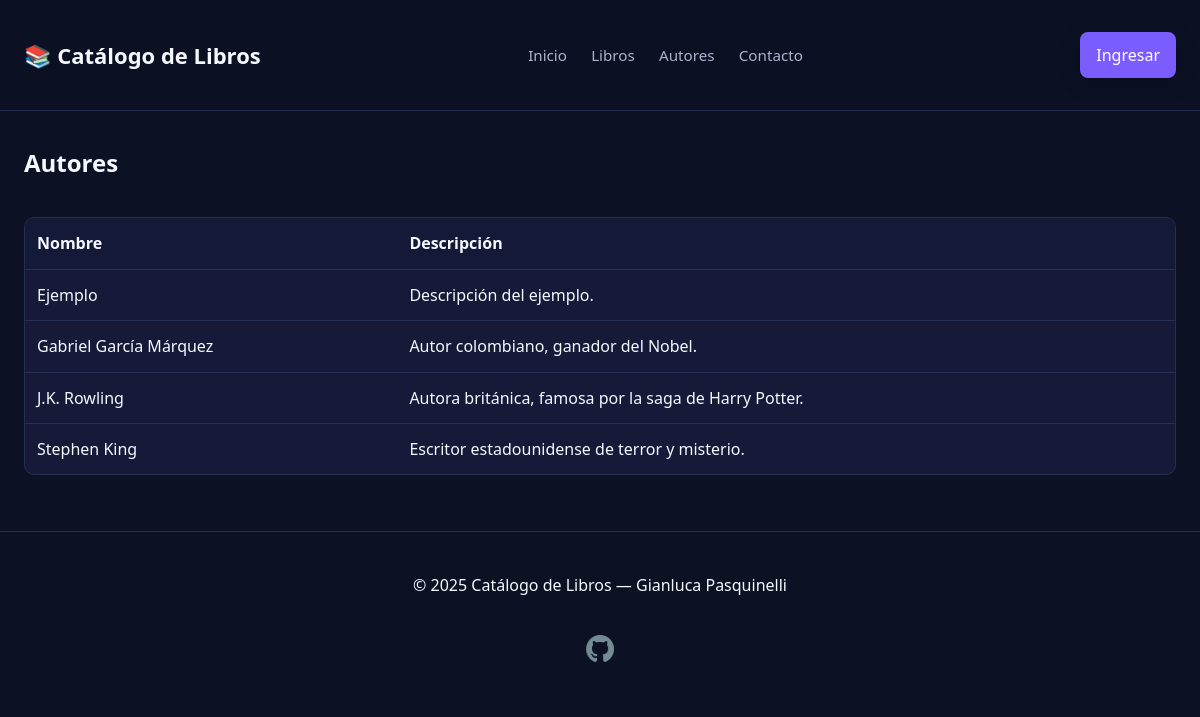
/index.php?controller=author&action=index, run on the app's committed database.
### tables this page shows
CREATE TABLE authors (
  id INT AUTO_INCREMENT PRIMARY KEY,
  name VARCHAR(100) NOT NULL,
  description TEXT
);

### app/Controllers/AuthorController.php (called while the page is built, shortened)
<?php
require_once __DIR__ . '/../Models/Author.php';
class AuthorController extends BaseController {
    private $authorModel;
    public function __construct() {
        $this->authorModel = new Author();
    }
    public function index() {
        $authors = $this->authorModel->getAll();
        $this->render('authors/index', ['authors' => $authors]);
    }
}

### public/index.php (called while the page is built, shortened)
<?php
$action     = $_GET['action'] ?? 'index';
$controllerObj = new $controllerName();
$controllerObj->$action();

### app/Models/Database.php (called while the page is built, shortened)
<?php
class Database {
    public function __construct() {
        static $pdoInstance = null;
        if ($pdoInstance === null) {
            try {
                $dsn = "mysql:host=" . DB_HOST . ";dbname=" . DB_NAME . ";charset=utf8mb4";
                $pdoInstance = new PDO($dsn, DB_USER, DB_PASS, [
                    PDO::ATTR_ERRMODE => PDO::ERRMODE_EXCEPTION,
                    PDO::ATTR_DEFAULT_FETCH_MODE => PDO::FETCH_ASSOC,
                ]);
            } catch (PDOException $e) {
                die("Error de conexión: " . $e->getMessage());
            }
        }
        $this->pdo = $pdoInstance;
    }
}

### app/Models/Author.php (called while the page is built, shortened)
<?php
require_once __DIR__ . '/Database.php';
class Author extends Database {
    public function getAll() {
        $stmt = $this->pdo->query("SELECT * FROM authors ORDER BY name ASC");
        return $stmt->fetchAll();
    }
}

### app/Views/authors/index.php (the view, shortened to what this page needs)
<section class="flex-between">
  <h1>Autores</h1>
</section>
<br>
<div class="table-responsive">
  <table class="table">
    <thead>
      <tr>
        <th>Nombre</th>
        <th>Descripción</th>
      </tr>
    </thead>
    <tbody>
      <?php foreach ($authors as $a): ?>
      <tr>
        <td><?= htmlspecialchars($a['name']) ?></td>
        <td><?= nl2br(htmlspecialchars($a['description'] ?? '—')) ?></td>
      </tr>
      <?php endforeach; ?>
    </tbody>
  </table>
</div>

### public/assets/css/styles.css (style rules this page uses)
:root { --bg: #0c1224; --panel: #161a38; --muted: #aab2cc; --text: #f5f8ff; --primary: #7a5cff; --primary-700: #6543ff; --primary-500: #8c6fff; --danger: #ff7088; --danger-600: #ff4d6a; --border: #252f54; --radius: 10px; --shadow: 0 6px 20px rgba(0, 0, 0, 0.18); --transition: all 0.3s cubic-bezier(0.25, 0.8, 0.25, 1); --font-family: system-ui, -apple-system, Segoe UI, Roboto, Ubuntu, Cantarell, "Helvetica Neue", Arial, "Noto Sans", sans-serif; --font-size-base: 16px; --spacing-unit: 8px; }
* { box-sizing: border-box; margin: 0; padding: 0; }
html, body { background: var(--bg); color: var(--text); font-family: var(--font-family); line-height: 1.65; font-size: var(--font-size-base); }
.table-responsive { overflow: auto; margin-block-start: var(--spacing-unit); }
.table { inline-size: 100%; border-collapse: separate; border-spacing: 0; background: var(--panel); border: 1px solid var(--border); border-radius: var(--radius); overflow: hidden; }
.table th, .table td { padding: calc(var(--spacing-unit) * 1.5); border-block-end: 1px solid var(--border); vertical-align: middle; }
.table thead th { position: sticky; inset-block-start: 0; background: #141938; text-align: start; font-weight: 600; }
.table tr:last-child td { border-block-end: none; }
.flex-between { display: flex; align-items: center; justify-content: space-between; margin-block-start: var(--spacing-unit); }

### data on the page
authors: name "Ejemplo", description "Descripción del ejemplo."
authors: name "Gabriel García Márquez", description "Autor colombiano, ganador del Nobel."
authors: name "J.K. Rowling", description "Autora británica, famosa por la saga de Harry Potter."
authors: name "Stephen King", description "Escritor estadounidense de terror y misterio."
